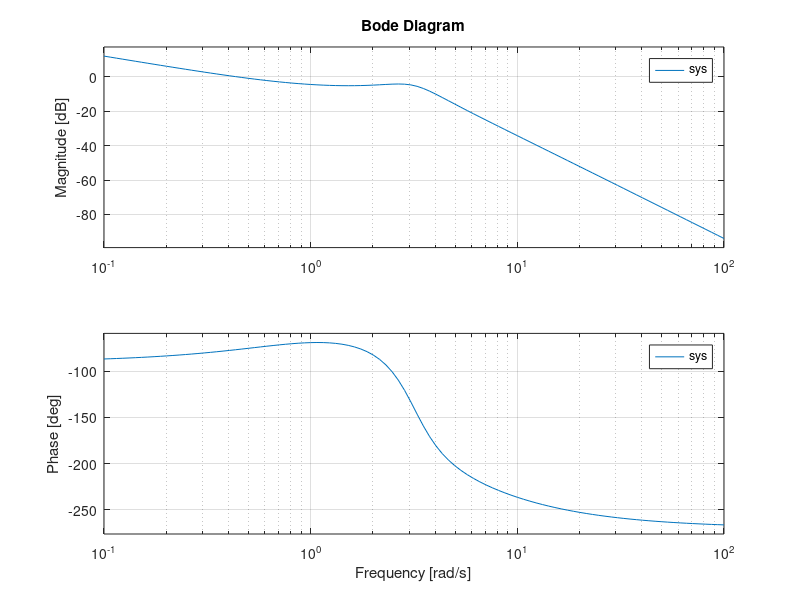

The MATLAB script that drew this image:
num = [20  20]; 
den = conv([1  5  0],[1  2  10]); 
sys = tf(num,den); 
w = logspace(-1,2,100); 
bode(sys,w) 
[Gm,pm,wcp,wcg] = margin(sys); 
GmdB = 20*log10(Gm); 
[GmdB  pm  wcp  wcg]